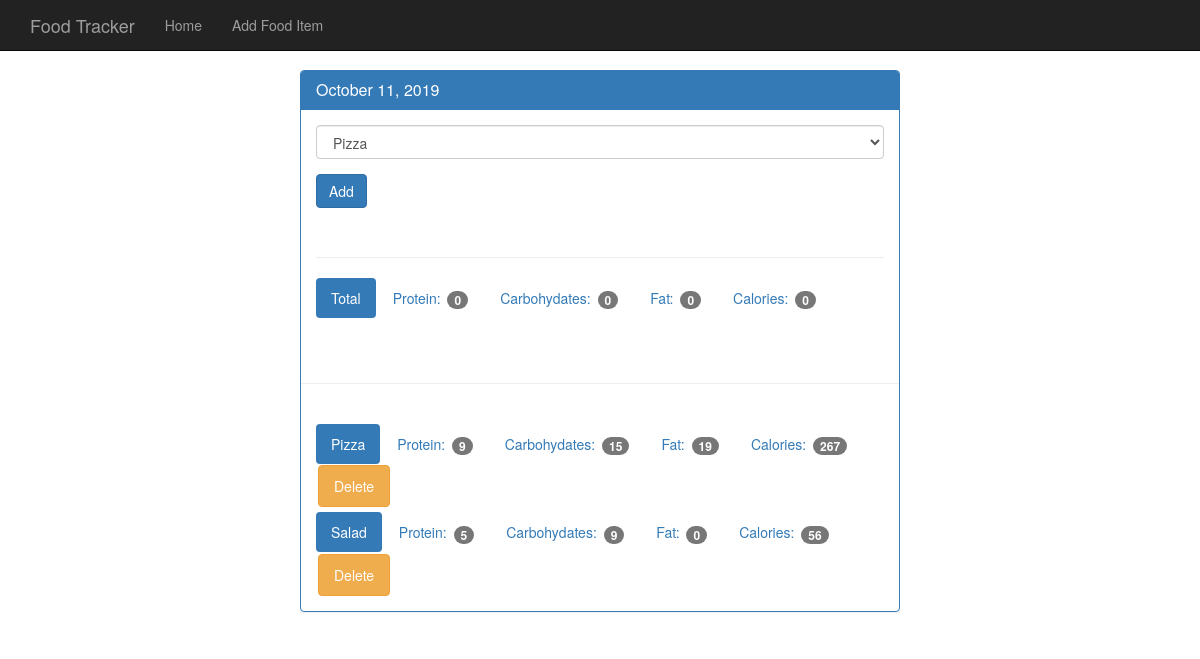
/view_day/20191011, run on the app's committed database.
### tables this page shows
CREATE TABLE log_date (
    id integer primary key autoincrement,
    entry_data date not null,
    pretty_format varchar not null,
    timestamp datetime default CURRENT_TIMESTAMP
);

CREATE TABLE food_date (
    id integer primary key autoincrement,
    food_id integer not null,
    log_date date not null,
    timestamp datetime default CURRENT_TIMESTAMP
);

CREATE TABLE food (
    id integer primary key autoincrement,
    name text not null,
    protein integer not null,
    carbohydrates integer not null,
    fat integer not null,
    calories integer not null,
    timestamp datetime default CURRENT_TIMESTAMP
);

### app.py (the view)
@app.route('/view_day/<date>', methods=['GET', 'POST'])
def view_day(date):
    db = get_db()
    if request.method == 'POST':
        referrer = request.headers.get("Referer")
        db.execute('INSERT INTO food_date (food_id, log_date) VALUES (?, ?)',
                   [request.form['food-select'], date])
        db.commit()
        return redirect(referrer)
    cur = db.execute('SELECT pretty_format FROM log_date WHERE entry_data = ?', [date])
    date_data = cur.fetchone()
    try:
        date_data['pretty_format']
    except TypeError:
        return render_template('404.html', message='No date: {} found!'.format(date))
    food_cur = db.execute('select id, name from food')
    food_results = food_cur.fetchall()
    log_food_cur = db.execute(
        '''
        SELECT food_date.id AS id, food.name, food.protein, food.carbohydrates, food.fat, food.calories
        FROM food JOIN food_date ON food_date.food_id = food.id WHERE log_date = ?
        ''', [date])
    food_for_day = log_food_cur.fetchall()
    totals = {}
    totals['protein'] = 0
    totals['carbohydrates'] = 0
    totals['fat'] = 0
    totals['calories'] = 0
    for food in food_for_day:
        if __name__ == '__main__':
            totals['protein'] += food['protein']
            totals['carbohydrates'] += food['carbohydrates']
            totals['fat'] += food['fat']
            totals['calories'] += food['calories']
    db.close()
    return render_template('view_day.html',
                           pretty_format=date_data['pretty_format'],
                           date=date,
                           totals=totals,
                           food_for_day=food_for_day,
                           food_results=food_results)

### db.py (called while the page is built)
def connect_db():
    sql = sqlite3.connect('food_log.db')
    sql.row_factory = sqlite3.Row
    return sql

def get_db():
    if not hasattr(g, 'sqlite3_db'):
        g.sqlite3_db = connect_db()
    return g.sqlite3_db

### templates/view_day.html
{% extends "base.html" %}
{% block content %}
<div class="row">
    <div>
        <div class="panel panel-primary">
            <div class="panel-heading">
                <h3 class="panel-title">{{ pretty_format }}</h3>
            </div>
            <div class="panel-body">
                <form method="POST" action="{{ url_for('view_day', date=date) }}">
                    <div class="form-group">
                        <select class="form-control" name="food-select">
                            {% for food in food_results %}
                            <option value="{{ food.id }}">{{ food.name }}</option>
                            {% endfor %}
                        </select>
                    </div>
                    <button type="submit" class="btn btn-primary">Add</button>
                </form>
                <div class="page-header"></div>
                <ul class="nav nav-pills" role="tablist">
                    <li class="active"><a>Total</a></li>
                    <li><a>Protein: <span class="badge">{{ totals.protein }}</span></a></li>
                    <li><a>Carbohydates: <span class="badge">{{ totals.carbohydrates }}</span></a></li>
                    <li><a>Fat: <span class="badge">{{ totals.fat }}</span></a></li>
                    <li><a>Calories: <span class="badge">{{ totals.calories }}</span></a></li>
                </ul>
            </div>
            <div class="page-header"></div>
            <div class="panel-body">
                {% for food_item in food_for_day %}
                <ul class="nav nav-pills" role="tablist">
                    <li class="active"><a>{{ food_item.name }}</a></li>
                    <li><a>Protein: <span class="badge">{{ food_item.protein }}</span></a></li>
                    <li><a>Carbohydates: <span class="badge">{{ food_item.carbohydrates }}</span></a></li>
                    <li><a>Fat: <span class="badge">{{ food_item.fat }}</span></a></li>
                    <li><a>Calories: <span class="badge">{{ food_item.calories }}</span></a></li>
                    <li><a href="/delete?id={{ food_item.id }}&date={{ date }}" type="button" class="btn btn-warning">Delete</a></li>
                </ul>
                {% endfor %}
            </div>
        </div>
    </div>
</div>
{% endblock %}

### static/theme.css (style rules this page uses)
body { padding-top: 70px; padding-bottom: 30px; }

### data on the page
log_date: pretty_format "October 11, 2019"
food_date: name "Pizza", protein "9", carbohydrates "15", fat "19", calories "267"
food_date: name "Salad", protein "5", carbohydrates "9", fat "0", calories "56"

### other printed values
{{ totals.protein }} "0"
{{ totals.carbohydrates }} "0"
{{ totals.fat }} "0"
{{ totals.calories }} "0"
form field food-select "Pizza"
